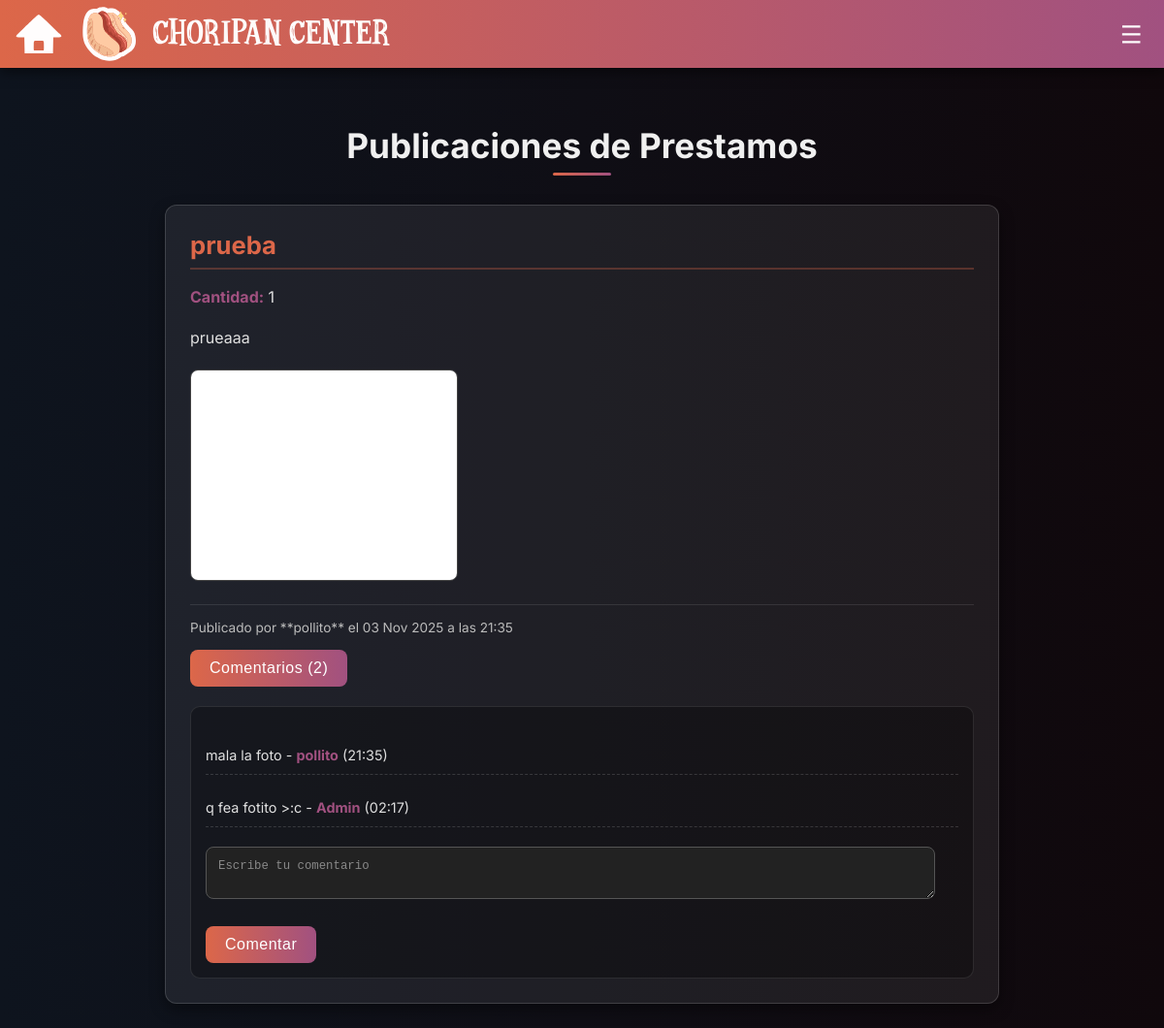
/muros/prestamos/, run on an earlier commit of the app's database.
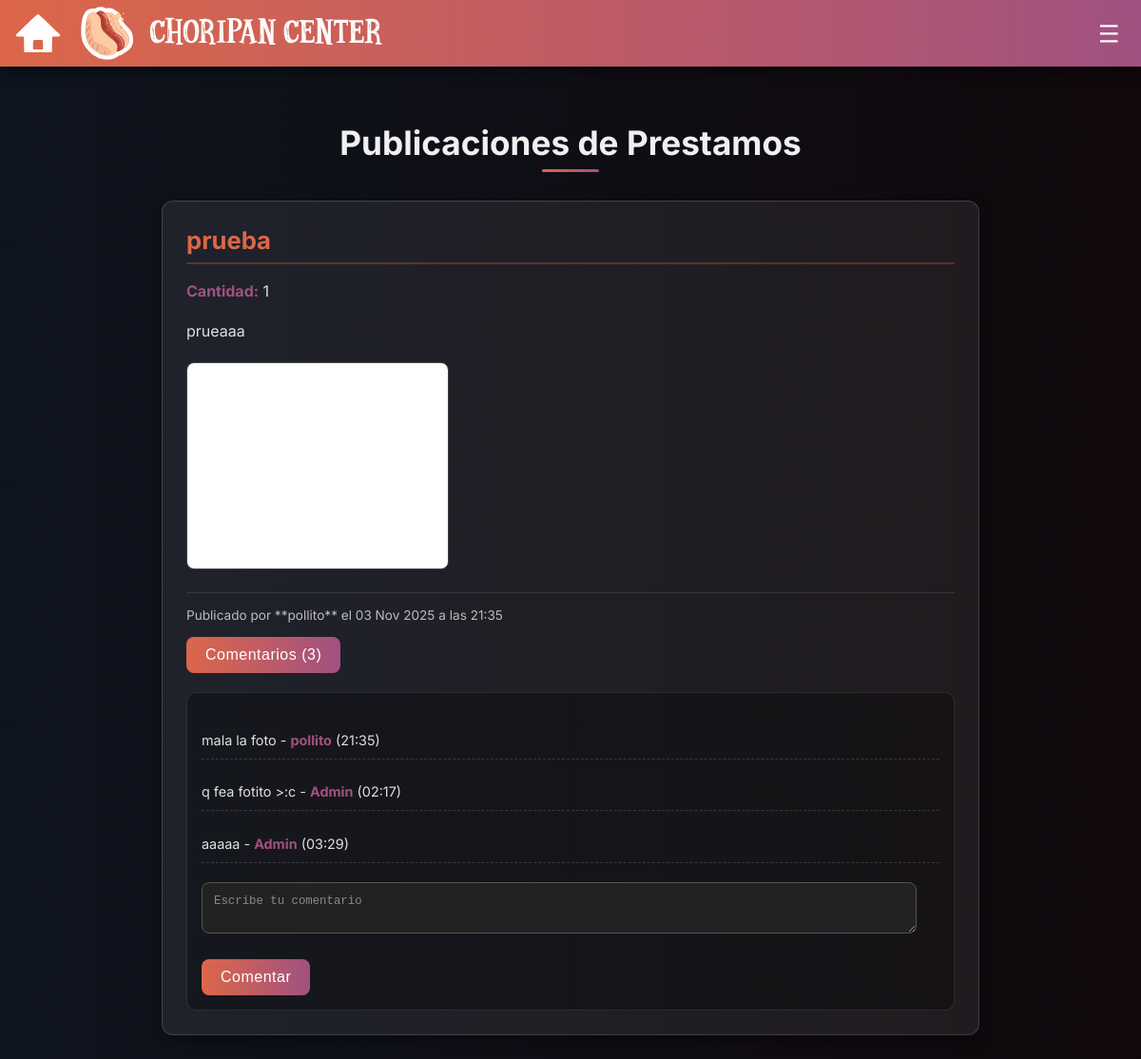
And on a later commit of the database.
### publicaciones/models.py (models this page shows)
class Publicacion(models.Model):
    usuario = models.ForeignKey(User, on_delete=models.CASCADE)
    tipoMuro = models.CharField(max_length=10, choices=TIPO_MURO)
    contenido = models.TextField(verbose_name='Comentario')
    fechaCreacion = models.DateTimeField(auto_now_add=True)
    modalidad = models.CharField(max_length=10, choices=MODALIDAD_SESION ,blank=True, null=True)
    tipoSesion = models.CharField(max_length=15, choices=TIPO_SESION,blank=True, null=True)
    asignatura = models.CharField(max_length=20, choices=DEPARTAMENTOS, blank=True, null=True)
    materialPrestamo = models.CharField(max_length=150, blank=True, null=True)
    cantMaterial = models.PositiveIntegerField(blank=True, null=True)
    titulo = models.CharField(max_length=150,blank=True, null=True)
    fotoMaterial = models.ImageField(upload_to='publicaciones_fotos/', blank=True, null=True)
    dias = models.CharField(max_length=15, choices=PREF_DIA, blank=True, null=True)
    Comunicacion = models.CharField(max_length=59, choices=TIPO_COMUNICACION, blank=True, null=True)
    metododeestudio = models.CharField(max_length=30, choices=METODO_DE_ESTUDIO, blank=True, null=True)

class Comentario(models.Model):
      publicacion = models.ForeignKey(Publicacion, on_delete=models.CASCADE, related_name='Comentarios')
      usuario = models.ForeignKey(User, on_delete=models.CASCADE)
      contenido = models.TextField(verbose_name='Comentario')
      fechaCreacion = models.DateTimeField(auto_now_add=True)

### publicaciones/views.py (the view)
# urls.py: path('muros/prestamos/', views.muro_prestamos_view, name='muro_prestamos'),
def muro_prestamos_view(request):
    publicaciones = Publicacion.objects.filter(tipoMuro = 'PRESTAMOS').order_by('fechaCreacion')
    datitos = {
        'nombre' : 'Prestamos',
        'publicacion' : publicaciones,
        'comentarios' : FormComentarios()
    }
    return render(request, 'Muros/muro_prestamo.html', datitos)

### publicaciones/forms.py
class FormComentarios(forms.ModelForm):
    class Meta:
        model = Comentario
        fields = ['contenido']
        labels = {'contenido': ''
                  }
        widgets = {
            'contenido': forms.Textarea(attrs={'rows': 2, 'placeholder': 'Escribe tu comentario','class': '#'})
        }

### publicaciones/templates/Muros/muro_prestamo.html (shortened to what this page needs)
{% load static %}
<!DOCTYPE html>
<html lang="es">
<head>
    <link rel="stylesheet" href="{% static 'muros/style_muro_prestamos.css' %}">
</head>
<body>
    <header class="navbar">
        <div class="logo-grupo-izquierdo">
            <a href="{% url 'home' %}" class="config-boton logo-casita">
                <img src="{% static 'images/logo-casita (2).svg' %}">
            </a>
            <img src="{% static 'images/logo-choripan.svg' %}">
        </div>
        <div class="Nav-Boton">
            <button class="config-boton menu-button" onclick="abrirmenu()">
                <img src="{% static 'images/logo-menu.svg' %}">
            </button>
        </div>
    </header>
    {% block content %}
    <div class="main-content">
        <h2>Publicaciones de {{ nombre }}</h2>
        {% for pub in publicacion %}
        <div class="publicacion-card">
            <h3>{{ pub.materialPrestamo }}</h3>
            <p><strong>Cantidad:</strong> {{ pub.cantMaterial }}</p>
            <p>{{ pub.contenido }}</p>
            {% if pub.fotoMaterial %}
                <img src="{{ pub.fotoMaterial.url }}"
                    alt="Imagen de {{ pub.materialPrestamo }}"
                    style="max-width: 100%; height: auto; border-radius: 8px; margin-top: 10px; border: 1px solid #444;">
            {% endif %}
            <div class="publicacion-meta">
                Publicado por **{{ pub.usuario.username }}** el {{ pub.fechaCreacion|date:"d M Y" }} a las {{ pub.fechaCreacion|date:"H:i" }}
            </div>
            <p style="margin-top: 15px;">
                <button onclick="verComentarios('comentarios-{{ pub.id }}')">
                    Comentarios ({{ pub.Comentarios.count }})
                </button>
            </p>
            <div id="comentarios-{{ pub.id }}">
                {% for comentario in pub.Comentarios.all %}
                    <p class="comentario-item">
                        {{ comentario.contenido }} -
                        <span style="font-weight: bold;">{{ comentario.usuario.username }}</span>
                        ({{ comentario.fechaCreacion|date:"H:i" }})
                    </p>
                {% empty %}
                    <p>No hay comentarios.</p>
                {% endfor %}
                <form method="POST" action="{% url 'crear_comentario' pub.id pub.tipoMuro %}" class="comentarios-form">
                    {{ comentarios.as_p }}
                    <button type="submit">Comentar</button>
                </form>
            </div>
        </div>
        {% empty %}
            <p>No hay publicaciones</p>
        {% endfor %}
    </div>
    {% endblock content %}
    </body>
</html>

What changed in the data, as far as the page shows it:
computed for Publicacion "prueba": Comentarios.count "2" → "3"
added Comentario: contenido "aaaaa", usuario.username "Admin", fechaCreacion "03:29"
